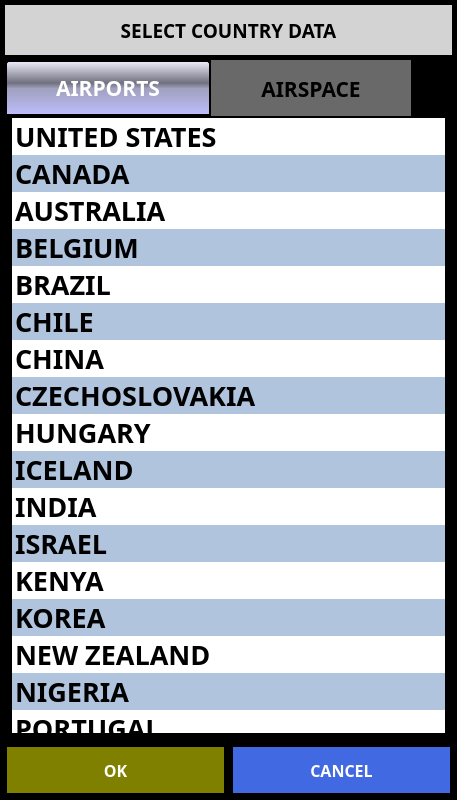
<?xml version="1.0" encoding="UTF-8"?>
<ui version="4.0">
 <class>CountryDialog</class>
 <widget class="QDialog" name="CountryDialog">
  <property name="geometry">
   <rect>
    <x>0</x>
    <y>0</y>
    <width>457</width>
    <height>800</height>
   </rect>
  </property>
  <property name="sizePolicy">
   <sizepolicy hsizetype="Expanding" vsizetype="Expanding">
    <horstretch>0</horstretch>
    <verstretch>0</verstretch>
   </sizepolicy>
  </property>
  <property name="minimumSize">
   <size>
    <width>400</width>
    <height>380</height>
   </size>
  </property>
  <property name="palette">
   <palette>
    <active>
     <colorrole role="Base">
      <brush brushstyle="SolidPattern">
       <color alpha="255">
        <red>255</red>
        <green>255</green>
        <blue>255</blue>
       </color>
      </brush>
     </colorrole>
     <colorrole role="Window">
      <brush brushstyle="SolidPattern">
       <color alpha="255">
        <red>0</red>
        <green>0</green>
        <blue>0</blue>
       </color>
      </brush>
     </colorrole>
    </active>
    <inactive>
     <colorrole role="Base">
      <brush brushstyle="SolidPattern">
       <color alpha="255">
        <red>255</red>
        <green>255</green>
        <blue>255</blue>
       </color>
      </brush>
     </colorrole>
     <colorrole role="Window">
      <brush brushstyle="SolidPattern">
       <color alpha="255">
        <red>0</red>
        <green>0</green>
        <blue>0</blue>
       </color>
      </brush>
     </colorrole>
    </inactive>
    <disabled>
     <colorrole role="Base">
      <brush brushstyle="SolidPattern">
       <color alpha="255">
        <red>0</red>
        <green>0</green>
        <blue>0</blue>
       </color>
      </brush>
     </colorrole>
     <colorrole role="Window">
      <brush brushstyle="SolidPattern">
       <color alpha="255">
        <red>0</red>
        <green>0</green>
        <blue>0</blue>
       </color>
      </brush>
     </colorrole>
    </disabled>
   </palette>
  </property>
  <property name="font">
   <font>
    <family>Droid Sans</family>
    <pointsize>12</pointsize>
    <weight>75</weight>
    <bold>true</bold>
   </font>
  </property>
  <property name="windowTitle">
   <string>COUNTRIES</string>
  </property>
  <property name="styleSheet">
   <string notr="true">QPushButton
{
	border: none;
	background-color: DimGray;
	color: white;
	margin: 2px;
}
QPushButton::pressed
{
	border: none;
	background-color: LightGray;
	color: black;
	margin: 2px;
}
QComboBox
{
	background-color: DimGray;
	color: black;
}
QTabWidget::pane
{
	border-left: 5px solid black;
	border-right: 5px solid black;
	border-top: 0px;
	border-bottom: 5px solid black;
}
QTabWidget::tab-bar
{
	alignment: center;
}
QTabBar::tab
{
	font-family: Sans-serif;
	font-size: 16pt;
	font-weight: bold;
	min-width: 200px;
	min-height: 50px;
	background: DimGray;
	color: black;
}
QTabBar::tab:selected
{
	background: qlineargradient( x1: 0, y1: 0, x2: 0, y2: 1, stop: 0 #F0F0FF, stop: 0.4 #70707F, stop: 0.5 #A0A0BF, stop: 1.0 #BFBFFF );
	color: white;
	padding: 1px;
	min-width: 200px; min-height: 50px;
	border: 2px solid black;
	border-top-left-radius: 4px;
	border-top-right-radius: 4px;
}
</string>
  </property>
  <layout class="QGridLayout" name="gridLayout">
   <property name="leftMargin">
    <number>5</number>
   </property>
   <property name="topMargin">
    <number>5</number>
   </property>
   <property name="rightMargin">
    <number>5</number>
   </property>
   <property name="bottomMargin">
    <number>5</number>
   </property>
   <property name="spacing">
    <number>5</number>
   </property>
   <item row="2" column="0" colspan="2">
    <layout class="QHBoxLayout" name="horizontalLayout">
     <item>
      <widget class="QPushButton" name="m_pOKButton">
       <property name="sizePolicy">
        <sizepolicy hsizetype="MinimumExpanding" vsizetype="Minimum">
         <horstretch>0</horstretch>
         <verstretch>0</verstretch>
        </sizepolicy>
       </property>
       <property name="minimumSize">
        <size>
         <width>0</width>
         <height>50</height>
        </size>
       </property>
       <property name="font">
        <font>
         <family>Droid Sans</family>
         <pointsize>12</pointsize>
         <weight>75</weight>
         <bold>true</bold>
        </font>
       </property>
       <property name="autoFillBackground">
        <bool>false</bool>
       </property>
       <property name="styleSheet">
        <string notr="true">QPushButton
{
	border: none;
	background-color: Olive;
	color: white;
}
QPushButton::pressed
{
	border: none;
	background-color: OliveDrab;
	color: black;
}
</string>
       </property>
       <property name="text">
        <string>OK</string>
       </property>
       <property name="iconSize">
        <size>
         <width>32</width>
         <height>32</height>
        </size>
       </property>
       <property name="autoDefault">
        <bool>false</bool>
       </property>
      </widget>
     </item>
     <item>
      <widget class="QPushButton" name="m_pCancelButton">
       <property name="sizePolicy">
        <sizepolicy hsizetype="MinimumExpanding" vsizetype="Minimum">
         <horstretch>0</horstretch>
         <verstretch>0</verstretch>
        </sizepolicy>
       </property>
       <property name="minimumSize">
        <size>
         <width>0</width>
         <height>50</height>
        </size>
       </property>
       <property name="font">
        <font>
         <family>Droid Sans</family>
         <pointsize>12</pointsize>
         <weight>75</weight>
         <bold>true</bold>
        </font>
       </property>
       <property name="autoFillBackground">
        <bool>false</bool>
       </property>
       <property name="styleSheet">
        <string notr="true">QPushButton
{
	border: none;
	background-color: RoyalBlue;
	color: white;
}
QPushButton::pressed
{
	border: none;
	background-color: CornflowerBlue;
	color: black;
}
</string>
       </property>
       <property name="text">
        <string>CANCEL</string>
       </property>
       <property name="iconSize">
        <size>
         <width>32</width>
         <height>32</height>
        </size>
       </property>
       <property name="autoDefault">
        <bool>false</bool>
       </property>
      </widget>
     </item>
    </layout>
   </item>
   <item row="0" column="0" colspan="2">
    <widget class="QLabel" name="m_pTitleLabel">
     <property name="sizePolicy">
      <sizepolicy hsizetype="MinimumExpanding" vsizetype="Minimum">
       <horstretch>0</horstretch>
       <verstretch>0</verstretch>
      </sizepolicy>
     </property>
     <property name="minimumSize">
      <size>
       <width>0</width>
       <height>50</height>
      </size>
     </property>
     <property name="maximumSize">
      <size>
       <width>16777215</width>
       <height>50</height>
      </size>
     </property>
     <property name="font">
      <font>
       <family>Droid Sans</family>
       <pointsize>14</pointsize>
       <weight>75</weight>
       <bold>true</bold>
      </font>
     </property>
     <property name="autoFillBackground">
      <bool>false</bool>
     </property>
     <property name="styleSheet">
      <string notr="true">QLabel { background-color: LightGray; color: black; }</string>
     </property>
     <property name="frameShape">
      <enum>QFrame::NoFrame</enum>
     </property>
     <property name="text">
      <string>SELECT COUNTRY DATA</string>
     </property>
     <property name="alignment">
      <set>Qt::AlignCenter</set>
     </property>
    </widget>
   </item>
   <item row="1" column="0" colspan="2">
    <widget class="QTabWidget" name="dataTypeTabWidget">
     <property name="font">
      <font>
       <family>Droid Sans</family>
       <weight>75</weight>
       <bold>true</bold>
      </font>
     </property>
     <property name="currentIndex">
      <number>0</number>
     </property>
     <widget class="QWidget" name="airportsTab">
      <property name="palette">
       <palette>
        <active>
         <colorrole role="Base">
          <brush brushstyle="SolidPattern">
           <color alpha="255">
            <red>255</red>
            <green>255</green>
            <blue>255</blue>
           </color>
          </brush>
         </colorrole>
         <colorrole role="Window">
          <brush brushstyle="SolidPattern">
           <color alpha="255">
            <red>120</red>
            <green>120</green>
            <blue>180</blue>
           </color>
          </brush>
         </colorrole>
        </active>
        <inactive>
         <colorrole role="Base">
          <brush brushstyle="SolidPattern">
           <color alpha="255">
            <red>255</red>
            <green>255</green>
            <blue>255</blue>
           </color>
          </brush>
         </colorrole>
         <colorrole role="Window">
          <brush brushstyle="SolidPattern">
           <color alpha="255">
            <red>120</red>
            <green>120</green>
            <blue>180</blue>
           </color>
          </brush>
         </colorrole>
        </inactive>
        <disabled>
         <colorrole role="Base">
          <brush brushstyle="SolidPattern">
           <color alpha="255">
            <red>120</red>
            <green>120</green>
            <blue>180</blue>
           </color>
          </brush>
         </colorrole>
         <colorrole role="Window">
          <brush brushstyle="SolidPattern">
           <color alpha="255">
            <red>120</red>
            <green>120</green>
            <blue>180</blue>
           </color>
          </brush>
         </colorrole>
        </disabled>
       </palette>
      </property>
      <attribute name="title">
       <string>AIRPORTS</string>
      </attribute>
      <layout class="QVBoxLayout" name="verticalLayout">
       <property name="spacing">
        <number>2</number>
       </property>
       <property name="leftMargin">
        <number>2</number>
       </property>
       <property name="topMargin">
        <number>2</number>
       </property>
       <property name="rightMargin">
        <number>2</number>
       </property>
       <property name="bottomMargin">
        <number>2</number>
       </property>
       <item>
        <widget class="QListWidget" name="m_pAirportList">
         <property name="font">
          <font>
           <family>Droid Sans</family>
           <pointsize>20</pointsize>
           <weight>75</weight>
           <bold>true</bold>
          </font>
         </property>
         <property name="styleSheet">
          <string notr="true">QListWidget
{
	selection-color: white;
	selection-background-color: black;
	alternate-background-color: LightSteelBlue;
}

QListWidget:item:selected
{
	background: black;
	color: white;
}</string>
         </property>
         <property name="frameShape">
          <enum>QFrame::NoFrame</enum>
         </property>
         <property name="frameShadow">
          <enum>QFrame::Plain</enum>
         </property>
         <property name="lineWidth">
          <number>0</number>
         </property>
         <property name="verticalScrollBarPolicy">
          <enum>Qt::ScrollBarAlwaysOff</enum>
         </property>
         <property name="horizontalScrollBarPolicy">
          <enum>Qt::ScrollBarAlwaysOff</enum>
         </property>
         <property name="editTriggers">
          <set>QAbstractItemView::NoEditTriggers</set>
         </property>
         <property name="alternatingRowColors">
          <bool>true</bool>
         </property>
         <property name="selectionMode">
          <enum>QAbstractItemView::MultiSelection</enum>
         </property>
         <property name="selectionBehavior">
          <enum>QAbstractItemView::SelectRows</enum>
         </property>
         <property name="verticalScrollMode">
          <enum>QAbstractItemView::ScrollPerPixel</enum>
         </property>
         <item>
          <property name="text">
           <string>UNITED STATES</string>
          </property>
         </item>
         <item>
          <property name="text">
           <string>CANADA</string>
          </property>
         </item>
         <item>
          <property name="text">
           <string>AUSTRALIA</string>
          </property>
         </item>
         <item>
          <property name="text">
           <string>BELGIUM</string>
          </property>
         </item>
         <item>
          <property name="text">
           <string>BRAZIL</string>
          </property>
         </item>
         <item>
          <property name="text">
           <string>CHILE</string>
          </property>
         </item>
         <item>
          <property name="text">
           <string>CHINA</string>
          </property>
         </item>
         <item>
          <property name="text">
           <string>CZECHOSLOVAKIA</string>
          </property>
         </item>
         <item>
          <property name="text">
           <string>HUNGARY</string>
          </property>
         </item>
         <item>
          <property name="text">
           <string>ICELAND</string>
          </property>
         </item>
         <item>
          <property name="text">
           <string>INDIA</string>
          </property>
         </item>
         <item>
          <property name="text">
           <string>ISRAEL</string>
          </property>
         </item>
         <item>
          <property name="text">
           <string>KENYA</string>
          </property>
         </item>
         <item>
          <property name="text">
           <string>KOREA</string>
          </property>
         </item>
         <item>
          <property name="text">
           <string>NEW ZEALAND</string>
          </property>
         </item>
         <item>
          <property name="text">
           <string>NIGERIA</string>
          </property>
         </item>
         <item>
          <property name="text">
           <string>PORTUGAL</string>
          </property>
         </item>
         <item>
          <property name="text">
           <string>PUERTO RICO</string>
          </property>
         </item>
         <item>
          <property name="text">
           <string>RUSSIA</string>
          </property>
         </item>
         <item>
          <property name="text">
           <string>SWEDEN</string>
          </property>
         </item>
         <item>
          <property name="text">
           <string>UKRAINE</string>
          </property>
         </item>
        </widget>
       </item>
      </layout>
     </widget>
     <widget class="QWidget" name="airspaceTab">
      <property name="palette">
       <palette>
        <active>
         <colorrole role="Base">
          <brush brushstyle="SolidPattern">
           <color alpha="255">
            <red>255</red>
            <green>255</green>
            <blue>255</blue>
           </color>
          </brush>
         </colorrole>
         <colorrole role="Window">
          <brush brushstyle="SolidPattern">
           <color alpha="255">
            <red>120</red>
            <green>120</green>
            <blue>180</blue>
           </color>
          </brush>
         </colorrole>
        </active>
        <inactive>
         <colorrole role="Base">
          <brush brushstyle="SolidPattern">
           <color alpha="255">
            <red>255</red>
            <green>255</green>
            <blue>255</blue>
           </color>
          </brush>
         </colorrole>
         <colorrole role="Window">
          <brush brushstyle="SolidPattern">
           <color alpha="255">
            <red>120</red>
            <green>120</green>
            <blue>180</blue>
           </color>
          </brush>
         </colorrole>
        </inactive>
        <disabled>
         <colorrole role="Base">
          <brush brushstyle="SolidPattern">
           <color alpha="255">
            <red>120</red>
            <green>120</green>
            <blue>180</blue>
           </color>
          </brush>
         </colorrole>
         <colorrole role="Window">
          <brush brushstyle="SolidPattern">
           <color alpha="255">
            <red>120</red>
            <green>120</green>
            <blue>180</blue>
           </color>
          </brush>
         </colorrole>
        </disabled>
       </palette>
      </property>
      <attribute name="title">
       <string>AIRSPACE</string>
      </attribute>
      <layout class="QVBoxLayout" name="verticalLayout_2">
       <property name="spacing">
        <number>2</number>
       </property>
       <property name="leftMargin">
        <number>2</number>
       </property>
       <property name="topMargin">
        <number>2</number>
       </property>
       <property name="rightMargin">
        <number>2</number>
       </property>
       <property name="bottomMargin">
        <number>2</number>
       </property>
       <item>
        <widget class="QListWidget" name="m_pAirspaceList">
         <property name="font">
          <font>
           <family>Droid Sans</family>
           <pointsize>20</pointsize>
           <weight>75</weight>
           <bold>true</bold>
          </font>
         </property>
         <property name="styleSheet">
          <string notr="true">QListWidget
{
	selection-color: white;
	selection-background-color: black;
	alternate-background-color: LightSteelBlue;
}

QListWidget:item:selected
{
	background: black;
	color: white;
}</string>
         </property>
         <property name="frameShape">
          <enum>QFrame::NoFrame</enum>
         </property>
         <property name="frameShadow">
          <enum>QFrame::Plain</enum>
         </property>
         <property name="lineWidth">
          <number>0</number>
         </property>
         <property name="verticalScrollBarPolicy">
          <enum>Qt::ScrollBarAlwaysOff</enum>
         </property>
         <property name="horizontalScrollBarPolicy">
          <enum>Qt::ScrollBarAlwaysOff</enum>
         </property>
         <property name="editTriggers">
          <set>QAbstractItemView::NoEditTriggers</set>
         </property>
         <property name="alternatingRowColors">
          <bool>true</bool>
         </property>
         <property name="selectionMode">
          <enum>QAbstractItemView::MultiSelection</enum>
         </property>
         <property name="selectionBehavior">
          <enum>QAbstractItemView::SelectRows</enum>
         </property>
         <property name="verticalScrollMode">
          <enum>QAbstractItemView::ScrollPerPixel</enum>
         </property>
         <item>
          <property name="text">
           <string>UNITED STATES</string>
          </property>
         </item>
         <item>
          <property name="text">
           <string>CANADA</string>
          </property>
         </item>
         <item>
          <property name="text">
           <string>AUSTRALIA</string>
          </property>
         </item>
         <item>
          <property name="text">
           <string>BELGIUM</string>
          </property>
         </item>
         <item>
          <property name="text">
           <string>BRAZIL</string>
          </property>
         </item>
         <item>
          <property name="text">
           <string>CZECHOSLOVAKIA</string>
          </property>
         </item>
         <item>
          <property name="text">
           <string>HUNGARY</string>
          </property>
         </item>
         <item>
          <property name="text">
           <string>ICELAND</string>
          </property>
         </item>
         <item>
          <property name="text">
           <string>NEW ZEALAND</string>
          </property>
         </item>
         <item>
          <property name="text">
           <string>PORTUGAL</string>
          </property>
         </item>
         <item>
          <property name="text">
           <string>SWEDEN</string>
          </property>
         </item>
        </widget>
       </item>
      </layout>
     </widget>
    </widget>
   </item>
  </layout>
 </widget>
 <resources>
  <include location="../AHRSResources.qrc"/>
 </resources>
 <connections>
  <connection>
   <sender>m_pOKButton</sender>
   <signal>clicked()</signal>
   <receiver>CountryDialog</receiver>
   <slot>accept()</slot>
   <hints>
    <hint type="sourcelabel">
     <x>33</x>
     <y>763</y>
    </hint>
    <hint type="destinationlabel">
     <x>44</x>
     <y>4</y>
    </hint>
   </hints>
  </connection>
  <connection>
   <sender>m_pCancelButton</sender>
   <signal>clicked()</signal>
   <receiver>CountryDialog</receiver>
   <slot>reject()</slot>
   <hints>
    <hint type="sourcelabel">
     <x>285</x>
     <y>768</y>
    </hint>
    <hint type="destinationlabel">
     <x>260</x>
     <y>4</y>
    </hint>
   </hints>
  </connection>
 </connections>
</ui>
